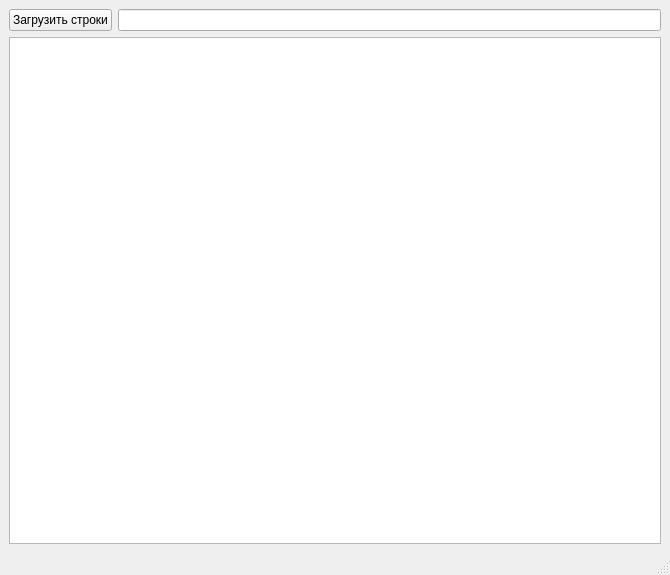
<?xml version="1.0" encoding="UTF-8"?>
<ui version="4.0">
 <class>MainWindow</class>
 <widget class="QMainWindow" name="MainWindow">
  <property name="geometry">
   <rect>
    <x>0</x>
    <y>0</y>
    <width>670</width>
    <height>575</height>
   </rect>
  </property>
  <property name="windowTitle">
   <string>Перемешивание</string>
  </property>
  <widget class="QWidget" name="centralwidget">
   <layout class="QGridLayout" name="gridLayout">
    <item row="0" column="1">
     <widget class="QLineEdit" name="lineEditFileName"/>
    </item>
    <item row="0" column="0">
     <widget class="QPushButton" name="btnLoad">
      <property name="text">
       <string>Загрузить строки</string>
      </property>
     </widget>
    </item>
    <item row="1" column="0" colspan="2">
     <widget class="QPlainTextEdit" name="plainTextEdit"/>
    </item>
   </layout>
  </widget>
  <widget class="QStatusBar" name="statusbar"/>
 </widget>
 <resources/>
 <connections/>
</ui>
